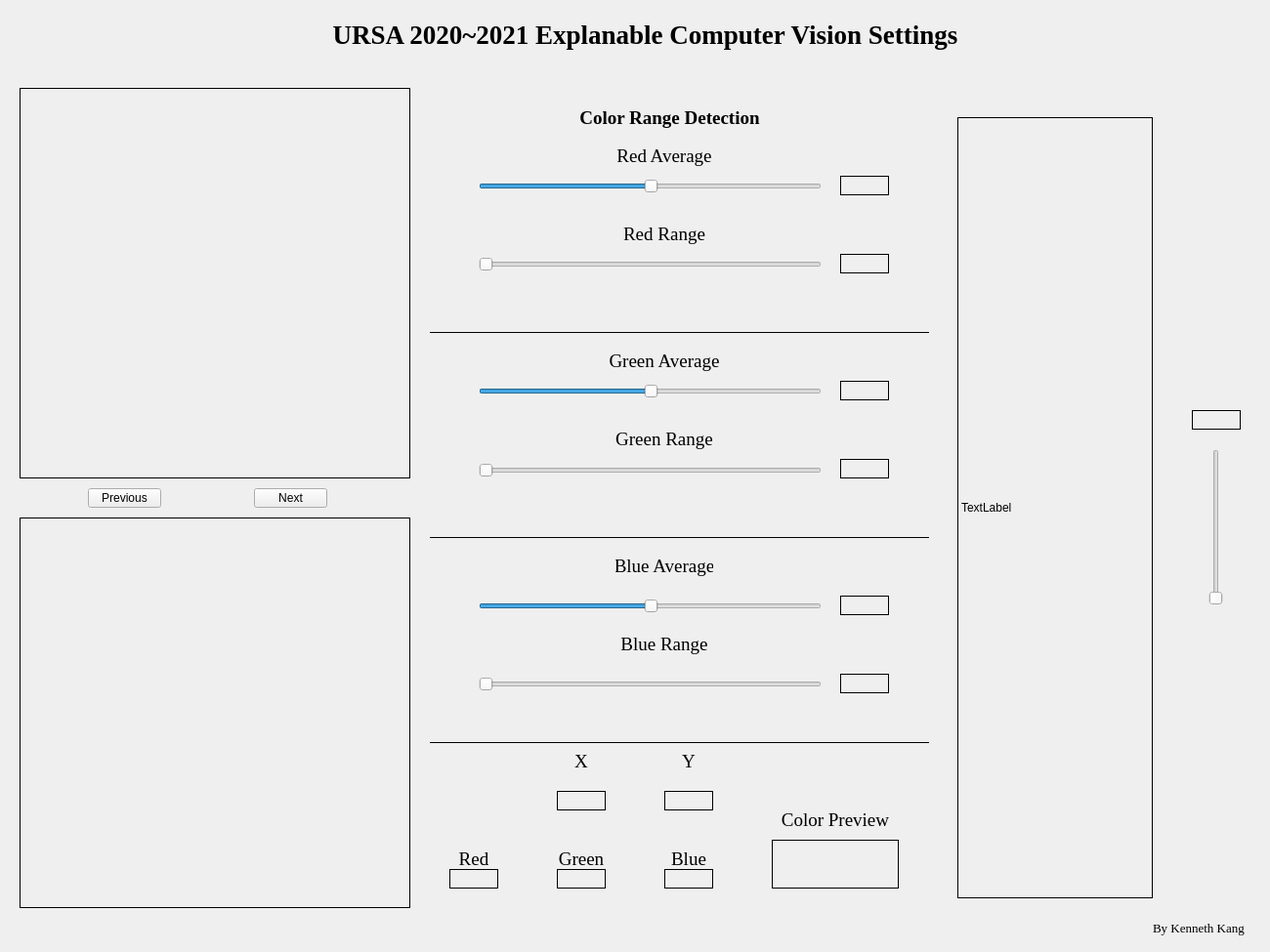
<?xml version="1.0" encoding="UTF-8"?>
<ui version="4.0">
 <class>MainWindow</class>
 <widget class="QMainWindow" name="MainWindow">
  <property name="geometry">
   <rect>
    <x>0</x>
    <y>0</y>
    <width>1300</width>
    <height>975</height>
   </rect>
  </property>
  <property name="windowTitle">
   <string>MainWindow</string>
  </property>
  <widget class="QWidget" name="centralwidget">
   <widget class="QLabel" name="ogImgLbl">
    <property name="geometry">
     <rect>
      <x>20</x>
      <y>90</y>
      <width>400</width>
      <height>400</height>
     </rect>
    </property>
    <property name="frameShape">
     <enum>QFrame::Box</enum>
    </property>
    <property name="text">
     <string/>
    </property>
   </widget>
   <widget class="QLabel" name="executeImgLbl">
    <property name="geometry">
     <rect>
      <x>20</x>
      <y>530</y>
      <width>400</width>
      <height>400</height>
     </rect>
    </property>
    <property name="frameShape">
     <enum>QFrame::Box</enum>
    </property>
    <property name="text">
     <string/>
    </property>
   </widget>
   <widget class="QPushButton" name="nextBtn">
    <property name="geometry">
     <rect>
      <x>260</x>
      <y>500</y>
      <width>75</width>
      <height>20</height>
     </rect>
    </property>
    <property name="text">
     <string>Next</string>
    </property>
   </widget>
   <widget class="QPushButton" name="previousBtn">
    <property name="geometry">
     <rect>
      <x>90</x>
      <y>500</y>
      <width>75</width>
      <height>20</height>
     </rect>
    </property>
    <property name="text">
     <string>Previous</string>
    </property>
   </widget>
   <widget class="QLabel" name="greenAverageText">
    <property name="geometry">
     <rect>
      <x>620</x>
      <y>360</y>
      <width>120</width>
      <height>20</height>
     </rect>
    </property>
    <property name="font">
     <font>
      <family>Times New Roman</family>
      <pointsize>14</pointsize>
      <weight>50</weight>
      <bold>false</bold>
     </font>
    </property>
    <property name="frameShape">
     <enum>QFrame::NoFrame</enum>
    </property>
    <property name="text">
     <string>Green Average</string>
    </property>
    <property name="alignment">
     <set>Qt::AlignCenter</set>
    </property>
   </widget>
   <widget class="QLabel" name="redRangeValue">
    <property name="geometry">
     <rect>
      <x>860</x>
      <y>260</y>
      <width>50</width>
      <height>20</height>
     </rect>
    </property>
    <property name="font">
     <font>
      <family>Times New Roman</family>
      <pointsize>14</pointsize>
     </font>
    </property>
    <property name="frameShape">
     <enum>QFrame::Box</enum>
    </property>
    <property name="text">
     <string/>
    </property>
    <property name="alignment">
     <set>Qt::AlignCenter</set>
    </property>
   </widget>
   <widget class="QLabel" name="greenRangeText">
    <property name="geometry">
     <rect>
      <x>630</x>
      <y>440</y>
      <width>100</width>
      <height>20</height>
     </rect>
    </property>
    <property name="font">
     <font>
      <family>Times New Roman</family>
      <pointsize>14</pointsize>
      <weight>50</weight>
      <bold>false</bold>
     </font>
    </property>
    <property name="frameShape">
     <enum>QFrame::NoFrame</enum>
    </property>
    <property name="text">
     <string>Green Range</string>
    </property>
    <property name="alignment">
     <set>Qt::AlignCenter</set>
    </property>
   </widget>
   <widget class="QSlider" name="greenAverageSlider">
    <property name="geometry">
     <rect>
      <x>490</x>
      <y>390</y>
      <width>351</width>
      <height>22</height>
     </rect>
    </property>
    <property name="maximum">
     <number>255</number>
    </property>
    <property name="value">
     <number>128</number>
    </property>
    <property name="orientation">
     <enum>Qt::Horizontal</enum>
    </property>
   </widget>
   <widget class="QSlider" name="greenRangeSlider">
    <property name="geometry">
     <rect>
      <x>490</x>
      <y>472</y>
      <width>351</width>
      <height>20</height>
     </rect>
    </property>
    <property name="layoutDirection">
     <enum>Qt::LeftToRight</enum>
    </property>
    <property name="maximum">
     <number>127</number>
    </property>
    <property name="value">
     <number>0</number>
    </property>
    <property name="sliderPosition">
     <number>0</number>
    </property>
    <property name="orientation">
     <enum>Qt::Horizontal</enum>
    </property>
   </widget>
   <widget class="QLabel" name="blueAverageText">
    <property name="geometry">
     <rect>
      <x>630</x>
      <y>570</y>
      <width>100</width>
      <height>20</height>
     </rect>
    </property>
    <property name="font">
     <font>
      <family>Times New Roman</family>
      <pointsize>14</pointsize>
      <weight>50</weight>
      <bold>false</bold>
     </font>
    </property>
    <property name="frameShape">
     <enum>QFrame::NoFrame</enum>
    </property>
    <property name="text">
     <string>Blue Average</string>
    </property>
    <property name="alignment">
     <set>Qt::AlignCenter</set>
    </property>
   </widget>
   <widget class="QSlider" name="redRangeSlider">
    <property name="geometry">
     <rect>
      <x>490</x>
      <y>260</y>
      <width>351</width>
      <height>22</height>
     </rect>
    </property>
    <property name="layoutDirection">
     <enum>Qt::LeftToRight</enum>
    </property>
    <property name="maximum">
     <number>127</number>
    </property>
    <property name="value">
     <number>0</number>
    </property>
    <property name="sliderPosition">
     <number>0</number>
    </property>
    <property name="orientation">
     <enum>Qt::Horizontal</enum>
    </property>
   </widget>
   <widget class="QSlider" name="blueRangeSlider">
    <property name="geometry">
     <rect>
      <x>490</x>
      <y>690</y>
      <width>351</width>
      <height>22</height>
     </rect>
    </property>
    <property name="layoutDirection">
     <enum>Qt::LeftToRight</enum>
    </property>
    <property name="maximum">
     <number>127</number>
    </property>
    <property name="sliderPosition">
     <number>0</number>
    </property>
    <property name="orientation">
     <enum>Qt::Horizontal</enum>
    </property>
   </widget>
   <widget class="QSlider" name="blueAverageSlider">
    <property name="geometry">
     <rect>
      <x>490</x>
      <y>610</y>
      <width>351</width>
      <height>22</height>
     </rect>
    </property>
    <property name="maximum">
     <number>255</number>
    </property>
    <property name="value">
     <number>128</number>
    </property>
    <property name="orientation">
     <enum>Qt::Horizontal</enum>
    </property>
   </widget>
   <widget class="Line" name="borderLineWithGB">
    <property name="geometry">
     <rect>
      <x>440</x>
      <y>540</y>
      <width>511</width>
      <height>20</height>
     </rect>
    </property>
    <property name="frameShadow">
     <enum>QFrame::Plain</enum>
    </property>
    <property name="orientation">
     <enum>Qt::Horizontal</enum>
    </property>
   </widget>
   <widget class="QLabel" name="blueRangeText">
    <property name="geometry">
     <rect>
      <x>630</x>
      <y>650</y>
      <width>100</width>
      <height>20</height>
     </rect>
    </property>
    <property name="font">
     <font>
      <family>Times New Roman</family>
      <pointsize>14</pointsize>
      <weight>50</weight>
      <bold>false</bold>
     </font>
    </property>
    <property name="frameShape">
     <enum>QFrame::NoFrame</enum>
    </property>
    <property name="text">
     <string>Blue Range</string>
    </property>
    <property name="alignment">
     <set>Qt::AlignCenter</set>
    </property>
   </widget>
   <widget class="QLabel" name="redRangeText">
    <property name="geometry">
     <rect>
      <x>630</x>
      <y>230</y>
      <width>100</width>
      <height>20</height>
     </rect>
    </property>
    <property name="font">
     <font>
      <family>Times New Roman</family>
      <pointsize>14</pointsize>
      <weight>50</weight>
      <bold>false</bold>
     </font>
    </property>
    <property name="frameShape">
     <enum>QFrame::NoFrame</enum>
    </property>
    <property name="text">
     <string>Red Range</string>
    </property>
    <property name="alignment">
     <set>Qt::AlignCenter</set>
    </property>
   </widget>
   <widget class="QSlider" name="redAverageSlider">
    <property name="geometry">
     <rect>
      <x>490</x>
      <y>180</y>
      <width>351</width>
      <height>22</height>
     </rect>
    </property>
    <property name="maximum">
     <number>255</number>
    </property>
    <property name="sliderPosition">
     <number>128</number>
    </property>
    <property name="orientation">
     <enum>Qt::Horizontal</enum>
    </property>
   </widget>
   <widget class="QLabel" name="blueAverageValue">
    <property name="geometry">
     <rect>
      <x>860</x>
      <y>610</y>
      <width>50</width>
      <height>20</height>
     </rect>
    </property>
    <property name="font">
     <font>
      <family>Times New Roman</family>
      <pointsize>14</pointsize>
     </font>
    </property>
    <property name="frameShape">
     <enum>QFrame::Box</enum>
    </property>
    <property name="text">
     <string/>
    </property>
    <property name="alignment">
     <set>Qt::AlignCenter</set>
    </property>
   </widget>
   <widget class="QLabel" name="blueRangeValue">
    <property name="geometry">
     <rect>
      <x>860</x>
      <y>690</y>
      <width>50</width>
      <height>20</height>
     </rect>
    </property>
    <property name="font">
     <font>
      <family>Times New Roman</family>
      <pointsize>14</pointsize>
     </font>
    </property>
    <property name="frameShape">
     <enum>QFrame::Box</enum>
    </property>
    <property name="text">
     <string/>
    </property>
    <property name="alignment">
     <set>Qt::AlignCenter</set>
    </property>
   </widget>
   <widget class="QLabel" name="redAverageText">
    <property name="geometry">
     <rect>
      <x>630</x>
      <y>150</y>
      <width>100</width>
      <height>20</height>
     </rect>
    </property>
    <property name="font">
     <font>
      <family>Times New Roman</family>
      <pointsize>14</pointsize>
      <weight>50</weight>
      <bold>false</bold>
     </font>
    </property>
    <property name="frameShape">
     <enum>QFrame::NoFrame</enum>
    </property>
    <property name="text">
     <string>Red Average</string>
    </property>
    <property name="alignment">
     <set>Qt::AlignCenter</set>
    </property>
   </widget>
   <widget class="QLabel" name="redAverageValue">
    <property name="geometry">
     <rect>
      <x>860</x>
      <y>180</y>
      <width>50</width>
      <height>20</height>
     </rect>
    </property>
    <property name="font">
     <font>
      <family>Times New Roman</family>
      <pointsize>14</pointsize>
     </font>
    </property>
    <property name="frameShape">
     <enum>QFrame::Box</enum>
    </property>
    <property name="text">
     <string/>
    </property>
    <property name="alignment">
     <set>Qt::AlignCenter</set>
    </property>
   </widget>
   <widget class="QLabel" name="colorRangeText">
    <property name="geometry">
     <rect>
      <x>580</x>
      <y>110</y>
      <width>211</width>
      <height>21</height>
     </rect>
    </property>
    <property name="font">
     <font>
      <family>Times New Roman</family>
      <pointsize>14</pointsize>
      <weight>75</weight>
      <bold>true</bold>
     </font>
    </property>
    <property name="frameShape">
     <enum>QFrame::NoFrame</enum>
    </property>
    <property name="text">
     <string>Color Range Detection</string>
    </property>
    <property name="alignment">
     <set>Qt::AlignCenter</set>
    </property>
   </widget>
   <widget class="QLabel" name="greenAverageValue">
    <property name="geometry">
     <rect>
      <x>860</x>
      <y>390</y>
      <width>50</width>
      <height>20</height>
     </rect>
    </property>
    <property name="font">
     <font>
      <family>Times New Roman</family>
      <pointsize>14</pointsize>
     </font>
    </property>
    <property name="frameShape">
     <enum>QFrame::Box</enum>
    </property>
    <property name="text">
     <string/>
    </property>
    <property name="alignment">
     <set>Qt::AlignCenter</set>
    </property>
   </widget>
   <widget class="Line" name="borderLineWithRG">
    <property name="geometry">
     <rect>
      <x>440</x>
      <y>330</y>
      <width>511</width>
      <height>20</height>
     </rect>
    </property>
    <property name="frameShadow">
     <enum>QFrame::Plain</enum>
    </property>
    <property name="orientation">
     <enum>Qt::Horizontal</enum>
    </property>
   </widget>
   <widget class="QLabel" name="greenRangeValue">
    <property name="geometry">
     <rect>
      <x>860</x>
      <y>470</y>
      <width>50</width>
      <height>20</height>
     </rect>
    </property>
    <property name="font">
     <font>
      <family>Times New Roman</family>
      <pointsize>14</pointsize>
     </font>
    </property>
    <property name="frameShape">
     <enum>QFrame::Box</enum>
    </property>
    <property name="text">
     <string/>
    </property>
    <property name="alignment">
     <set>Qt::AlignCenter</set>
    </property>
   </widget>
   <widget class="Line" name="borderLineWithGB_2">
    <property name="geometry">
     <rect>
      <x>440</x>
      <y>750</y>
      <width>511</width>
      <height>20</height>
     </rect>
    </property>
    <property name="frameShadow">
     <enum>QFrame::Plain</enum>
    </property>
    <property name="orientation">
     <enum>Qt::Horizontal</enum>
    </property>
   </widget>
   <widget class="QLabel" name="yText">
    <property name="geometry">
     <rect>
      <x>680</x>
      <y>770</y>
      <width>50</width>
      <height>20</height>
     </rect>
    </property>
    <property name="font">
     <font>
      <family>Times New Roman</family>
      <pointsize>14</pointsize>
     </font>
    </property>
    <property name="text">
     <string>Y</string>
    </property>
    <property name="alignment">
     <set>Qt::AlignCenter</set>
    </property>
   </widget>
   <widget class="QLabel" name="xText">
    <property name="geometry">
     <rect>
      <x>570</x>
      <y>770</y>
      <width>50</width>
      <height>20</height>
     </rect>
    </property>
    <property name="font">
     <font>
      <family>Times New Roman</family>
      <pointsize>14</pointsize>
     </font>
    </property>
    <property name="text">
     <string>X</string>
    </property>
    <property name="alignment">
     <set>Qt::AlignCenter</set>
    </property>
   </widget>
   <widget class="QLabel" name="xValueText">
    <property name="geometry">
     <rect>
      <x>570</x>
      <y>810</y>
      <width>50</width>
      <height>20</height>
     </rect>
    </property>
    <property name="font">
     <font>
      <family>Times New Roman</family>
      <pointsize>14</pointsize>
     </font>
    </property>
    <property name="frameShape">
     <enum>QFrame::Box</enum>
    </property>
    <property name="text">
     <string/>
    </property>
    <property name="alignment">
     <set>Qt::AlignCenter</set>
    </property>
   </widget>
   <widget class="QLabel" name="colorPreviewText">
    <property name="geometry">
     <rect>
      <x>790</x>
      <y>830</y>
      <width>130</width>
      <height>20</height>
     </rect>
    </property>
    <property name="font">
     <font>
      <family>Times New Roman</family>
      <pointsize>14</pointsize>
     </font>
    </property>
    <property name="text">
     <string>Color Preview</string>
    </property>
    <property name="alignment">
     <set>Qt::AlignCenter</set>
    </property>
   </widget>
   <widget class="QLabel" name="colorPreview">
    <property name="geometry">
     <rect>
      <x>790</x>
      <y>860</y>
      <width>130</width>
      <height>50</height>
     </rect>
    </property>
    <property name="frameShape">
     <enum>QFrame::Box</enum>
    </property>
    <property name="text">
     <string/>
    </property>
    <property name="alignment">
     <set>Qt::AlignCenter</set>
    </property>
   </widget>
   <widget class="QLabel" name="yValueText">
    <property name="geometry">
     <rect>
      <x>680</x>
      <y>810</y>
      <width>50</width>
      <height>20</height>
     </rect>
    </property>
    <property name="font">
     <font>
      <family>Times New Roman</family>
      <pointsize>14</pointsize>
     </font>
    </property>
    <property name="frameShape">
     <enum>QFrame::Box</enum>
    </property>
    <property name="text">
     <string/>
    </property>
    <property name="alignment">
     <set>Qt::AlignCenter</set>
    </property>
   </widget>
   <widget class="QLabel" name="redValueText">
    <property name="geometry">
     <rect>
      <x>460</x>
      <y>890</y>
      <width>50</width>
      <height>20</height>
     </rect>
    </property>
    <property name="font">
     <font>
      <family>Times New Roman</family>
      <pointsize>14</pointsize>
     </font>
    </property>
    <property name="frameShape">
     <enum>QFrame::Box</enum>
    </property>
    <property name="text">
     <string/>
    </property>
    <property name="alignment">
     <set>Qt::AlignCenter</set>
    </property>
   </widget>
   <widget class="QLabel" name="greenValueText">
    <property name="geometry">
     <rect>
      <x>570</x>
      <y>890</y>
      <width>50</width>
      <height>20</height>
     </rect>
    </property>
    <property name="font">
     <font>
      <family>Times New Roman</family>
      <pointsize>14</pointsize>
     </font>
    </property>
    <property name="frameShape">
     <enum>QFrame::Box</enum>
    </property>
    <property name="text">
     <string/>
    </property>
    <property name="alignment">
     <set>Qt::AlignCenter</set>
    </property>
   </widget>
   <widget class="QLabel" name="blueValueText">
    <property name="geometry">
     <rect>
      <x>680</x>
      <y>890</y>
      <width>50</width>
      <height>20</height>
     </rect>
    </property>
    <property name="font">
     <font>
      <family>Times New Roman</family>
      <pointsize>14</pointsize>
     </font>
    </property>
    <property name="frameShape">
     <enum>QFrame::Box</enum>
    </property>
    <property name="text">
     <string/>
    </property>
    <property name="alignment">
     <set>Qt::AlignCenter</set>
    </property>
   </widget>
   <widget class="QLabel" name="redText">
    <property name="geometry">
     <rect>
      <x>460</x>
      <y>870</y>
      <width>50</width>
      <height>20</height>
     </rect>
    </property>
    <property name="font">
     <font>
      <family>Times New Roman</family>
      <pointsize>14</pointsize>
     </font>
    </property>
    <property name="text">
     <string>Red</string>
    </property>
    <property name="alignment">
     <set>Qt::AlignCenter</set>
    </property>
   </widget>
   <widget class="QLabel" name="greenText">
    <property name="geometry">
     <rect>
      <x>570</x>
      <y>870</y>
      <width>50</width>
      <height>20</height>
     </rect>
    </property>
    <property name="font">
     <font>
      <family>Times New Roman</family>
      <pointsize>14</pointsize>
     </font>
    </property>
    <property name="text">
     <string>Green</string>
    </property>
    <property name="alignment">
     <set>Qt::AlignCenter</set>
    </property>
   </widget>
   <widget class="QLabel" name="blueText">
    <property name="geometry">
     <rect>
      <x>680</x>
      <y>870</y>
      <width>50</width>
      <height>20</height>
     </rect>
    </property>
    <property name="font">
     <font>
      <family>Times New Roman</family>
      <pointsize>14</pointsize>
     </font>
    </property>
    <property name="text">
     <string>Blue</string>
    </property>
    <property name="alignment">
     <set>Qt::AlignCenter</set>
    </property>
   </widget>
   <widget class="QLabel" name="commonColorLbl">
    <property name="geometry">
     <rect>
      <x>980</x>
      <y>120</y>
      <width>200</width>
      <height>800</height>
     </rect>
    </property>
    <property name="frameShape">
     <enum>QFrame::Box</enum>
    </property>
    <property name="text">
     <string>TextLabel</string>
    </property>
   </widget>
   <widget class="QSlider" name="commonColorSlider">
    <property name="geometry">
     <rect>
      <x>1220</x>
      <y>460</y>
      <width>50</width>
      <height>160</height>
     </rect>
    </property>
    <property name="layoutDirection">
     <enum>Qt::LeftToRight</enum>
    </property>
    <property name="maximum">
     <number>5</number>
    </property>
    <property name="sliderPosition">
     <number>0</number>
    </property>
    <property name="orientation">
     <enum>Qt::Vertical</enum>
    </property>
    <property name="invertedAppearance">
     <bool>false</bool>
    </property>
    <property name="invertedControls">
     <bool>false</bool>
    </property>
   </widget>
   <widget class="QLabel" name="commonColorValue">
    <property name="geometry">
     <rect>
      <x>1220</x>
      <y>420</y>
      <width>50</width>
      <height>20</height>
     </rect>
    </property>
    <property name="font">
     <font>
      <family>Times New Roman</family>
      <pointsize>14</pointsize>
     </font>
    </property>
    <property name="frameShape">
     <enum>QFrame::Box</enum>
    </property>
    <property name="text">
     <string/>
    </property>
    <property name="alignment">
     <set>Qt::AlignCenter</set>
    </property>
   </widget>
   <widget class="QLabel" name="author">
    <property name="geometry">
     <rect>
      <x>1180</x>
      <y>940</y>
      <width>101</width>
      <height>20</height>
     </rect>
    </property>
    <property name="font">
     <font>
      <family>Times New Roman</family>
      <pointsize>10</pointsize>
     </font>
    </property>
    <property name="text">
     <string>By Kenneth Kang</string>
    </property>
   </widget>
   <widget class="QLabel" name="title">
    <property name="geometry">
     <rect>
      <x>90</x>
      <y>10</y>
      <width>1141</width>
      <height>51</height>
     </rect>
    </property>
    <property name="font">
     <font>
      <family>Times New Roman</family>
      <pointsize>20</pointsize>
      <weight>75</weight>
      <bold>true</bold>
     </font>
    </property>
    <property name="frameShape">
     <enum>QFrame::NoFrame</enum>
    </property>
    <property name="text">
     <string>URSA 2020~2021 Explanable Computer Vision Settings</string>
    </property>
    <property name="alignment">
     <set>Qt::AlignCenter</set>
    </property>
   </widget>
  </widget>
 </widget>
 <resources/>
 <connections/>
</ui>
